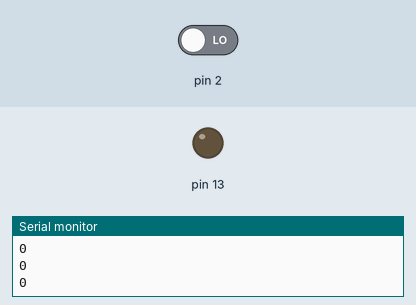
This sketch was run on a simulated Arduino Uno, built with avr-gcc and run on an emulated ATmega328P. On the bench: output pins drawn as LEDs (lit = HIGH), the last lines printed to the serial monitor. The test bench sets the inputs (shaded band); at power-on: pin 2 LOW.

Above: at 1.2 s.
1.3 s: pin 2 driven HIGH
At 2.5 s:
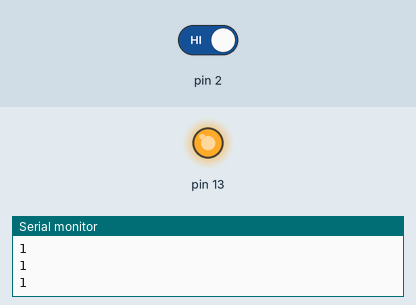
2.8 s: pin 2 driven LOW
At 4.0 s:
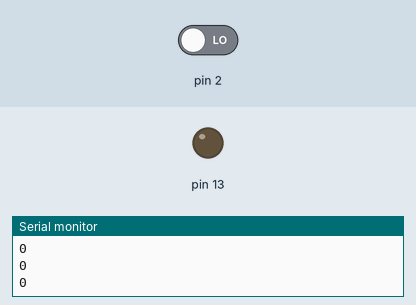
Timing chart, 0 to 5.8 s (numbered marks = the images above; inputs shaded):
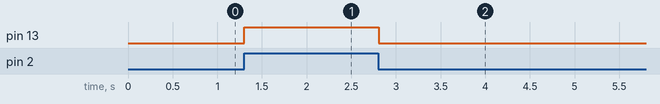

The sketch:

pir_test.ino
```cpp
  int input = 2;
  int output = 13;

  void setup(){
    Serial.begin(9600);
    pinMode(13, OUTPUT);
    pinMode(2, INPUT);
  }

  void loop() {
    int pir = digitalRead(2);
    digitalWrite(13, pir);
    Serial.println(pir);
    delay(10);
  }
```

Measured:
- after the input at 1.3 s, pin 13: LOW → HIGH at once
- after the input at 2.8 s, pin 13: HIGH → LOW at once
